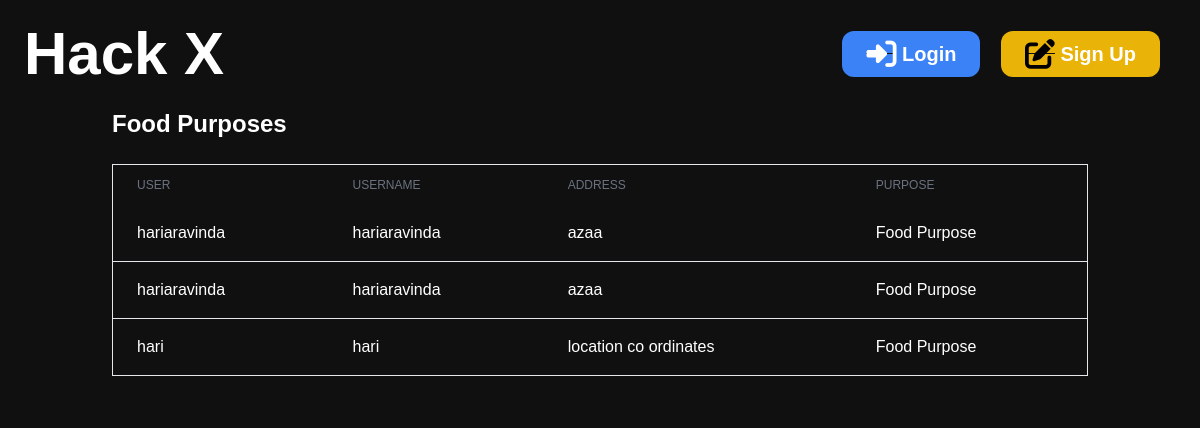
The app's page /food-purpose-list/ with its own data.
### myapp/models.py (models this page shows, shortened)
class FoodPurpose(models.Model):
    user = models.ForeignKey(User, on_delete=models.CASCADE)
    username = models.CharField(max_length=255)  # Ensure this line is present
    address = models.TextField(null=True)  # Allow null values if desired
    purpose = models.CharField(max_length=255, default="Food Purpose")

### myapp/views.py (the view)
# urls.py: path('food-purpose-list/', views.food_purpose_list_view, name='food_purpose_list'),
def food_purpose_list_view(request):
    food_purposes = FoodPurpose.objects.all()
    return render(request, 'myapp/foodtable.html', {
        'food_purposes': food_purposes
    })

### myapp/templates/myapp/foodtable.html (shortened to what this page needs)
{% extends "myapp/index.html" %}
{% load static %}
{% block content %}
<div class="container mx-auto p-6">
    <h1 class="text-2xl font-bold mb-6">Food Purposes</h1>
    <div class="overflow-x-auto">
        <table class="min-w-full bg-white border border-gray-200">
            <thead class="bg-gray-200">
                <tr>
                    <th class="px-6 py-3 text-left text-xs font-medium text-gray-500 uppercase">User</th>
                    <th class="px-6 py-3 text-left text-xs font-medium text-gray-500 uppercase">Username</th>
                    <th class="px-6 py-3 text-left text-xs font-medium text-gray-500 uppercase">Address</th>
                    <th class="px-6 py-3 text-left text-xs font-medium text-gray-500 uppercase">Purpose</th>
                </tr>
            </thead>
            <tbody>
                {% for food in food_purposes %}
                <tr class="bg-white border-b hover:bg-gray-50">
                    <td class="px-6 py-4 whitespace-nowrap">{{ food.user }}</td>
                    <td class="px-6 py-4 whitespace-nowrap">{{ food.username }}</td>
                    <td class="px-6 py-4 whitespace-nowrap">{{ food.address }}</td>
                    <td class="px-6 py-4 whitespace-nowrap">{{ food.purpose }}</td>
                </tr>
                {% empty %}
                <tr>
                    <td colspan="4" class="px-6 py-4 text-center text-gray-500">No Food purposes found.</td>
                </tr>
                {% endfor %}
            </tbody>
        </table>
    </div>
</div>
{% endblock %}

### records on screen
FoodPurpose: user "hariaravinda", username "hariaravinda", address "azaa", purpose "Food Purpose"
FoodPurpose: user "hariaravinda", username "hariaravinda", address "azaa", purpose "Food Purpose"
FoodPurpose: user "hari", username "hari", address "location co ordinates", purpose "Food Purpose"
